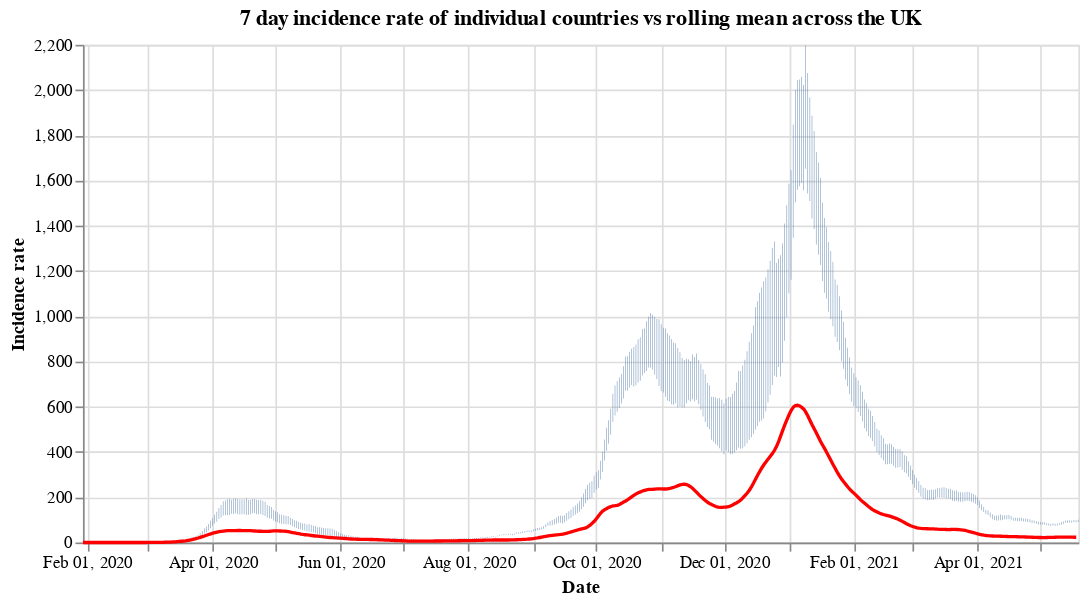

Source (notebook cell):
### Code cell
#collapse
countries = uk_cases['areaName'].unique()
countries.sort()

selection = alt.selection_single(
    name='Select',
    fields=['areaName'],
    init={'areaName': 'Wales'},
    bind={'areaName': alt.binding_select(options=countries)}
)

# scatter plot, modify opacity based on selection
bars = alt.Chart(uk_cases).mark_bar().add_selection(
    selection
).encode(
    x=alt.X("yearmonthdate(date):T", axis=alt.Axis(title='Date')),
    y=alt.Y("weeklyCasesRate:Q", axis=alt.Axis(title='Incidence rate')),
    tooltip='weeklyCasesRate:Q',
    opacity=alt.condition(selection, alt.value(1), alt.value(0))
).properties(title=f'7 day incidence rate of individual countries vs rolling mean across the UK', width=600)

line = alt.Chart(overview_cases).mark_line(
    color='red',
    size=2,
).transform_window(
    rolling_mean='mean(weeklyCasesRate)',
    frame=[0, 7]
).encode(
    x='yearmonthdate(date):T',
    y='rolling_mean:Q'
)

alt.layer(bars, line)

### Figure 1 — Vega-Lite specification as saved in the notebook (floating-point values rounded to 4 significant figures; data arrays with more than 128 entries replaced by an {"elided": "..."} marker saying what was removed)
{"config": {"view": {"continuousWidth": 400, "continuousHeight": 300}}, "layer": [{"data": {"name": "data-2fa87857ec33a8e48d9720f1e09c084b"}, "mark": "bar", "encoding": {"opacity": {"condition": {"value": 1, "selection": "Select"}, "value": 0}, "tooltip": {"type": "quantitative", "field": "weeklyCasesRate"}, "x": {"type": "temporal", "axis": {"title": "Date"}, "field": "date", "timeUnit": "yearmonthdate"}, "y": {"type": "quantitative", "axis": {"title": "Incidence rate"}, "field": "weeklyCasesRate"}}, "selection": {"Select": {"type": "single", "fields": ["areaName"], "init": {"areaName": "Wales"}, "bind": {"areaName": {"input": "select", "options": ["England", "Northern Ireland", "Scotland", "Wales"]}}}}, "title": "7 day incidence rate of individual countries vs rolling mean across the UK", "width": 600}, {"data": {"name": "data-e43299ed94ef7dc1aed23b54ad160a3d"}, "mark": {"type": "line", "color": "red", "size": 2}, "encoding": {"x": {"type": "temporal", "field": "date", "timeUnit": "yearmonthdate"}, "y": {"type": "quantitative", "field": "rolling_mean"}}, "transform": [{"window": [{"op": "mean", "field": "weeklyCasesRate", "as": "rolling_mean"}], "frame": [0, 7]}]}], "$schema": "https://vega.github.io/schema/vega-lite/v4.8.1.json", "datasets": {"data-2fa87857ec33a8e48d9720f1e09c084b": {"elided": "1808 records"}, "data-e43299ed94ef7dc1aed23b54ad160a3d": {"elided": "475 records"}}}
